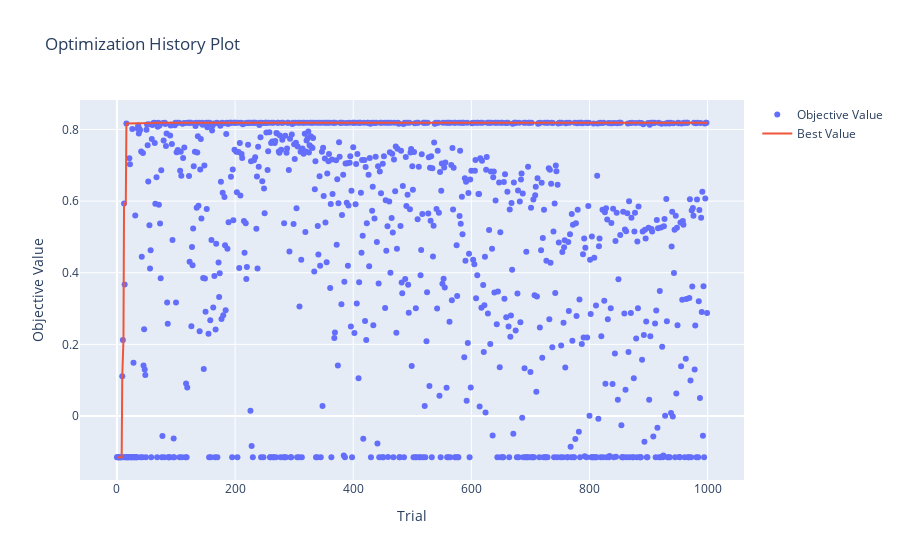

The code cell stored with this chart in its notebook:
### Code cell
optuna.visualization.plot_optimization_history(study_en)

### Figure 1 — Plotly figure (JSON) as saved in the notebook; plotly's stock layout.template omitted (floating-point values rounded to 4 significant figures; data arrays with more than 128 entries replaced by an {"elided": "..."} marker saying what was removed)
{"data": [{"mode": "markers", "name": "Objective Value", "type": "scatter", "x": {"elided": "1000 int values"}, "y": {"elided": "1000 float values"}}, {"name": "Best Value", "type": "scatter", "x": {"elided": "1000 int values"}, "y": {"elided": "1000 float values"}}], "layout": {"title": {"text": "Optimization History Plot"}, "xaxis": {"title": {"text": "Trial"}}, "yaxis": {"title": {"text": "Objective Value"}}}}
